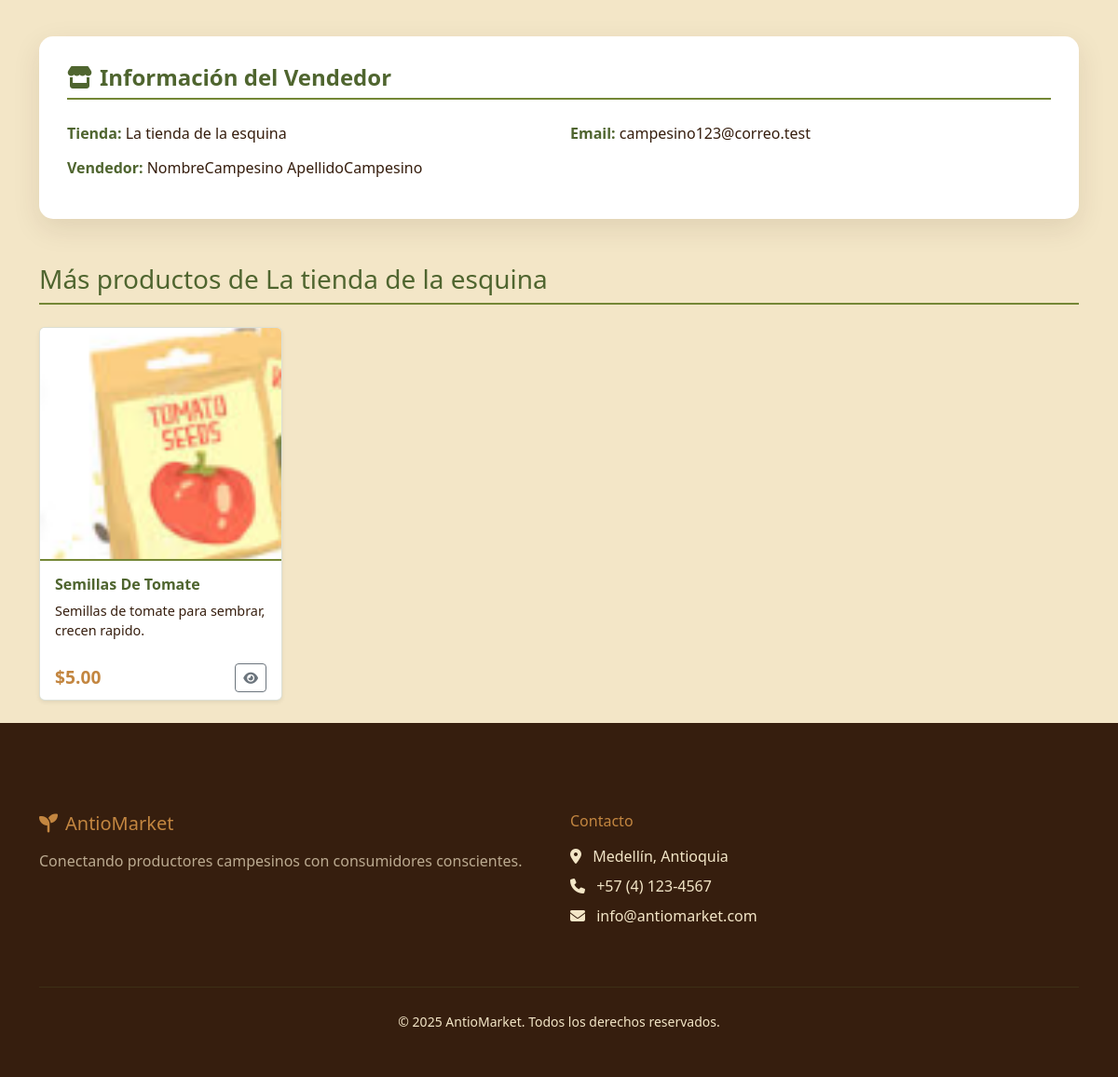
The app's page /producto/2/ (lower part), older data.
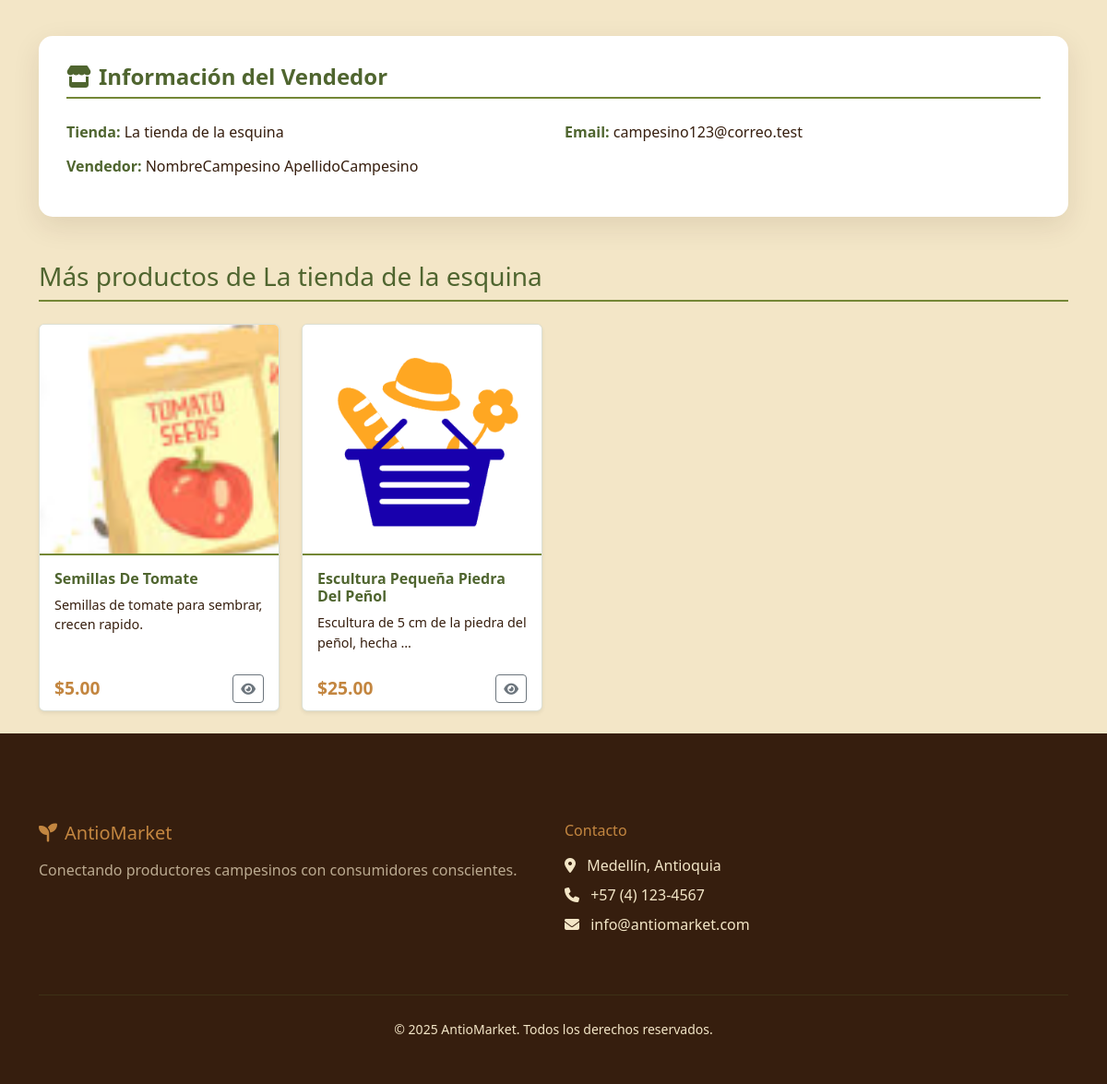
The same page, newer data.
### productos/models.py (models this page shows, shortened)
class Producto(models.Model):
    vendedor = models.ForeignKey("cuentas.CuentaVendedor", on_delete=models.CASCADE)
    nombre = models.CharField(max_length=100)
    descripcion = models.TextField()
    precio = models.DecimalField(max_digits=10, decimal_places=2)
    stock = models.IntegerField()
    categoria = models.CharField(max_length=50)
    imagen = models.ImageField(upload_to='productos/', blank=True, null=True, default='default.jpg')

### productos/views.py (the view)
# urls.py: path('producto/<int:pk>/', views.ProductoDetailView.as_view(), name='detalle_producto'),
class ProductoDetailView(DetailView):
    model = Producto
    template_name = 'productos/detalle_producto.html'
    context_object_name = 'producto'
    def get_context_data(self, **kwargs):
        context = super().get_context_data(**kwargs)
        context['productos_relacionados'] = Producto.objects.filter(
            vendedor=self.object.vendedor,
            stock__gt=0
        ).exclude(id=self.object.id)[:4]
        if self.request.user.is_authenticated and hasattr(self.request.user, 'cuentacliente'):
            from carrito.models import Carrito, CarritoItem
            try:
                carrito = Carrito.objects.get(cliente=self.request.user.cuentacliente)
                carrito_item = CarritoItem.objects.filter(carrito=carrito, producto=self.object).first()
                if carrito_item:
                    context['cantidad_en_carrito'] = carrito_item.cantidad
                    context['stock_disponible'] = self.object.stock - carrito_item.cantidad
                else:
                    context['cantidad_en_carrito'] = 0
                    context['stock_disponible'] = self.object.stock
            except Carrito.DoesNotExist:
                context['cantidad_en_carrito'] = 0
                context['stock_disponible'] = self.object.stock
        else:
            context['cantidad_en_carrito'] = 0
            context['stock_disponible'] = self.object.stock
        return context

### productos/templates/productos/detalle_producto.html (shortened to what this page needs)
{% extends 'base.html' %}
{% block extra_css %}
{% load static %}
<link rel="stylesheet" href="{% static 'css/home.css' %}">
<link rel="stylesheet" href="{% static 'css/detalle_producto.css' %}">
{% endblock %}
{% block content %}
<div class="container mt-4">
    <div class="row">
        <div class="col-md-6">
        </div>
        <div class="col-md-6">
        </div>
    </div>
    <div class="vendedor-info">
        <h4><i class="fas fa-store me-2"></i>Información del Vendedor</h4>
        <div class="row">
            <div class="col-md-6">
                <p><strong>Tienda:</strong> {{ producto.vendedor.nombre_tienda }}</p>
                <p><strong>Vendedor:</strong> {{ producto.vendedor.usuario.first_name }} {{ producto.vendedor.usuario.last_name }}</p>
            </div>
            <div class="col-md-6">
                <p><strong>Email:</strong> {{ producto.vendedor.usuario.email }}</p>
            </div>
        </div>
    </div>
    {% if productos_relacionados %}
    <div class="productos-relacionados">
        <h3 class="mb-4">Más productos de {{ producto.vendedor.nombre_tienda }}</h3>
        <div class="row">
            {% for producto_relacionado in productos_relacionados %}
            <div class="col-md-3 mb-4">
                <div class="card h-100 shadow-sm product-card">
                    <img src="{{ producto_relacionado.imagen.url }}" class="card-img-top" alt="{{ producto_relacionado.nombre }}">
                    <div class="card-body">
                        <h6 class="card-title">{{ producto_relacionado.nombre }}</h6>
                        <p class="card-text small">{{ producto_relacionado.descripcion|truncatewords:10 }}</p>
                    </div>
                    <div class="card-footer d-flex justify-content-between align-items-center bg-transparent border-0">
                        <span class="price-tag">${{ producto_relacionado.precio }}</span>
                        {% if user.is_authenticated and user.is_cliente %}
                            <a href="{% url 'carrito:agregar_producto' producto_relacionado.id %}" class="btn btn-add-to-cart btn-sm">
                                <i class="fas fa-cart-plus"></i>
                            </a>
                        {% else %}
                            <a href="{% url 'productos:detalle_producto' producto_relacionado.pk %}" class="btn btn-outline-secondary btn-sm">
                                <i class="fas fa-eye"></i>
                            </a>
                        {% endif %}
                    </div>
                </div>
            </div>
            {% endfor %}
        </div>
    </div>
    {% endif %}
</div>
{% endblock %}

Row changes from the older to the newer data that the page shows:
added Producto: imagen (placeholder picture), nombre "Escultura Pequeña Piedra Del Peñol", descripcion "Escultura de 5 cm de la piedra del peñol, hecha …", precio "25.00"
